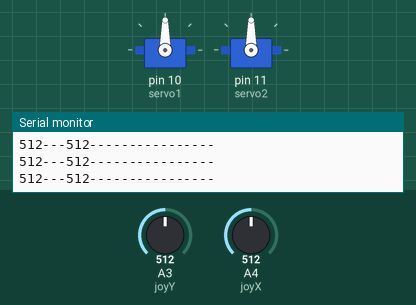
Simulated run of this sketch. Board: Arduino Uno, built with avr-gcc and run on an emulated ATmega328P. Parts: 2 × servo, the last lines printed to the serial monitor. The test bench sets the inputs (shaded band); at power-on: A3 (joyY) = 512, A4 (joyX) = 512.

Above: at 1.2 s.
1.3 s: A3 (joyY) set to 716
At 1.8 s:
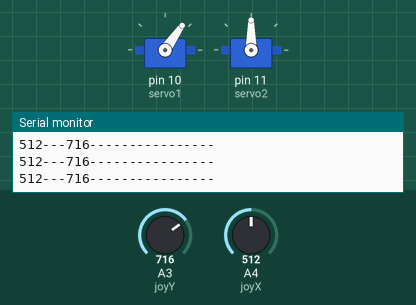
2.8 s: A4 (joyX) set to 716
At 3.5 s:
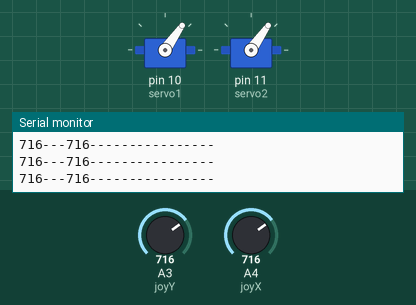
4.3 s: A3 (joyY) set to 900
At 5.4 s:
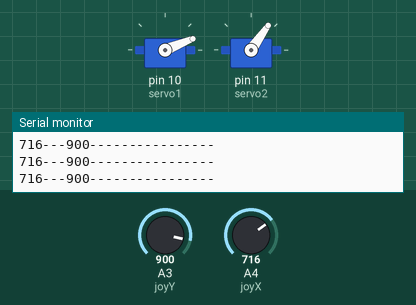
5.8 s: A4 (joyX) set to 900
At 6.2 s:
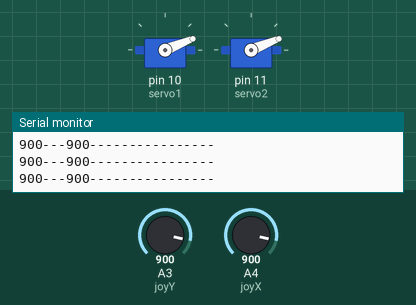
7.3 s: A3 (joyY) set to 1023
At 7.9 s:
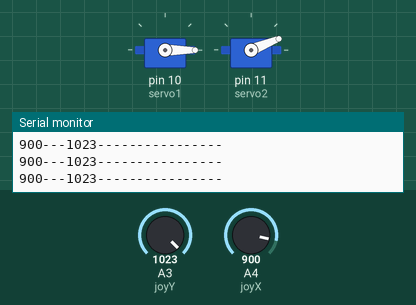
8.8 s: A4 (joyX) set to 1023
At 9.7 s:
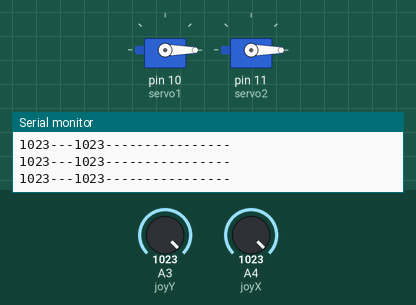
Timing chart, 0 to 11.3 s (numbered marks = the images above; inputs shaded):
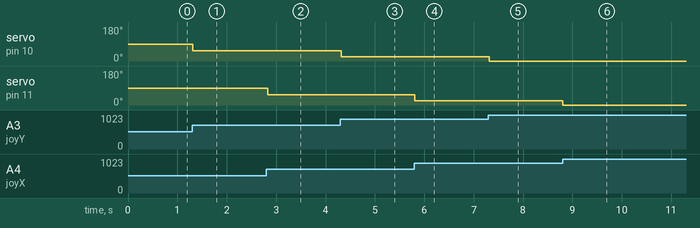

The sketch:

camermountjoystick.ino
```cpp
#include <Servo.h>

const int servo2 = 11;       // Base Servo (X axis)
const int servo1 = 10;       // Top Servo (Y Axis)
const int joyX = A4;        // L/R Parallax Thumbstick
const int joyY = A3;        // U/D Parallax Thumbstick

int servoVal;           // variable to read the value from the analog pin

Servo myservo1;  // create servo object to control a servo
Servo myservo2;  // create servo object to control a servo

void setup() {

  // Servo
  myservo1.attach(servo1);  // attaches the servo
  myservo2.attach(servo2);  // attaches the servo

  // Inizialize Serial
  Serial.begin(9600);
}


void loop(){

    // Display Joystick values using the serial monitor
    outputJoystick();

    // Read the horizontal joystick value  (value between 0 and 1023)
    servoVal = analogRead(joyX);
    servoVal = map(servoVal, 0, 1023, 180, 0);     // scale it to use it with the servo (result  between 0 and 180)

    myservo2.write(servoVal);                         // sets the servo position according to the scaled value

    // Read the horizontal joystick value  (value between 0 and 1023)
    servoVal = analogRead(joyY);
    servoVal = map(servoVal, 0, 1023, 180, 0);     // scale it to use it with the servo (result between 70 and 180)

    myservo1.write(servoVal);                           // sets the servo position according to the scaled value

    delay(15);                                       // waits for the servo to get there

}

/**
* Display joystick values
*/
void outputJoystick(){

    Serial.print(analogRead(joyX));
    Serial.print ("---");
    Serial.print(analogRead(joyY));
    Serial.println ("----------------");
}
```

Measured:
- after the input at 1.3 s, servo on pin 10 (servo1): 90° → 55° at once
- after the input at 2.8 s, servo on pin 11 (servo2): 90° → 55° at once
- after the input at 4.3 s, servo on pin 10 (servo1): 55° → 22° at once
- after the input at 5.8 s, servo on pin 11 (servo2): 55° → 22° at once
- after the input at 7.3 s, servo on pin 10 (servo1): 22° → 0° at once
- after the input at 8.8 s, servo on pin 11 (servo2): 22° → 0° at once
